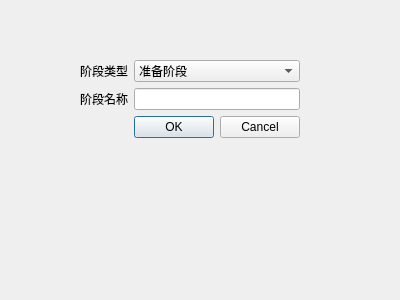
<?xml version="1.0" encoding="UTF-8"?>
<ui version="4.0">
 <class>AddStageDialog</class>
 <widget class="QDialog" name="AddStageDialog">
  <property name="geometry">
   <rect>
    <x>0</x>
    <y>0</y>
    <width>400</width>
    <height>300</height>
   </rect>
  </property>
  <property name="windowTitle">
   <string>Dialog</string>
  </property>
  <widget class="QWidget" name="verticalLayoutWidget">
   <property name="geometry">
    <rect>
     <x>80</x>
     <y>60</y>
     <width>220</width>
     <height>181</height>
    </rect>
   </property>
   <layout class="QVBoxLayout" name="verticalLayout">
    <item>
     <layout class="QFormLayout" name="formLayout">
      <item row="0" column="0">
       <widget class="QLabel" name="label">
        <property name="text">
         <string>阶段类型</string>
        </property>
       </widget>
      </item>
      <item row="1" column="0">
       <widget class="QLabel" name="label_2">
        <property name="text">
         <string>阶段名称</string>
        </property>
       </widget>
      </item>
      <item row="2" column="1">
       <widget class="QDialogButtonBox" name="buttonBox">
        <property name="orientation">
         <enum>Qt::Horizontal</enum>
        </property>
        <property name="standardButtons">
         <set>QDialogButtonBox::Cancel|QDialogButtonBox::Ok</set>
        </property>
       </widget>
      </item>
      <item row="0" column="1">
       <widget class="QComboBox" name="stageType">
        <item>
         <property name="text">
          <string>准备阶段</string>
         </property>
        </item>
        <item>
         <property name="text">
          <string>分选阶段</string>
         </property>
        </item>
        <item>
         <property name="text">
          <string>培养阶段</string>
         </property>
        </item>
       </widget>
      </item>
      <item row="1" column="1">
       <widget class="QLineEdit" name="stageName"/>
      </item>
     </layout>
    </item>
   </layout>
  </widget>
 </widget>
 <resources/>
 <connections>
  <connection>
   <sender>buttonBox</sender>
   <signal>accepted()</signal>
   <receiver>AddStageDialog</receiver>
   <slot>accept()</slot>
   <hints>
    <hint type="sourcelabel">
     <x>248</x>
     <y>254</y>
    </hint>
    <hint type="destinationlabel">
     <x>157</x>
     <y>274</y>
    </hint>
   </hints>
  </connection>
  <connection>
   <sender>buttonBox</sender>
   <signal>rejected()</signal>
   <receiver>AddStageDialog</receiver>
   <slot>reject()</slot>
   <hints>
    <hint type="sourcelabel">
     <x>316</x>
     <y>260</y>
    </hint>
    <hint type="destinationlabel">
     <x>286</x>
     <y>274</y>
    </hint>
   </hints>
  </connection>
 </connections>
</ui>
